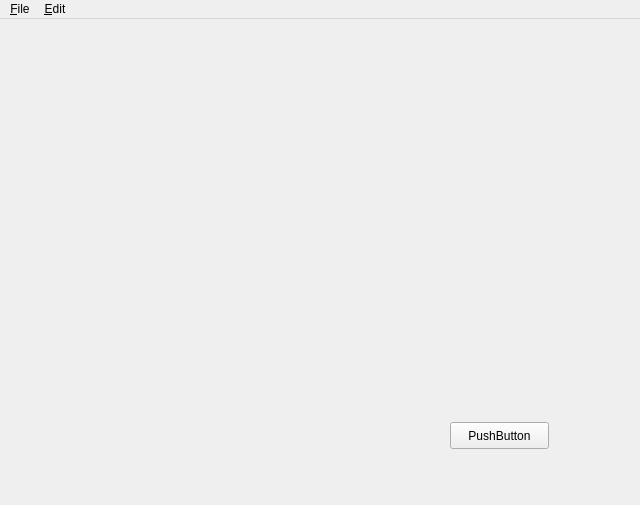
<?xml version="1.0" encoding="UTF-8"?>
<ui version="4.0">
 <class>MainWindow</class>
 <widget class="QMainWindow" name="MainWindow">
  <property name="geometry">
   <rect>
    <x>0</x>
    <y>0</y>
    <width>640</width>
    <height>505</height>
   </rect>
  </property>
  <property name="sizePolicy">
   <sizepolicy hsizetype="Fixed" vsizetype="Fixed">
    <horstretch>0</horstretch>
    <verstretch>0</verstretch>
   </sizepolicy>
  </property>
  <property name="windowTitle">
   <string>MainWindow</string>
  </property>
  <widget class="QWidget" name="centralWidget">
   <layout class="QVBoxLayout" name="verticalLayout">
    <property name="leftMargin">
     <number>0</number>
    </property>
    <property name="topMargin">
     <number>0</number>
    </property>
    <property name="rightMargin">
     <number>0</number>
    </property>
    <property name="bottomMargin">
     <number>0</number>
    </property>
    <item>
     <widget class="ImageWidget" name="widget" native="true">
      <property name="sizePolicy">
       <sizepolicy hsizetype="Fixed" vsizetype="Fixed">
        <horstretch>0</horstretch>
        <verstretch>0</verstretch>
       </sizepolicy>
      </property>
      <property name="minimumSize">
       <size>
        <width>640</width>
        <height>480</height>
       </size>
      </property>
      <property name="maximumSize">
       <size>
        <width>640</width>
        <height>480</height>
       </size>
      </property>
      <widget class="QPushButton" name="pushButton">
       <property name="geometry">
        <rect>
         <x>450</x>
         <y>400</y>
         <width>99</width>
         <height>27</height>
        </rect>
       </property>
       <property name="text">
        <string>PushButton</string>
       </property>
      </widget>
     </widget>
    </item>
   </layout>
  </widget>
  <widget class="QMenuBar" name="menuBar">
   <property name="geometry">
    <rect>
     <x>0</x>
     <y>0</y>
     <width>640</width>
     <height>25</height>
    </rect>
   </property>
   <widget class="QMenu" name="menu_File">
    <property name="title">
     <string>&amp;File</string>
    </property>
    <addaction name="action_file_save_as"/>
   </widget>
   <widget class="QMenu" name="menu_Edit">
    <property name="title">
     <string>&amp;Edit</string>
    </property>
    <addaction name="action_edit_copy"/>
   </widget>
   <addaction name="menu_File"/>
   <addaction name="menu_Edit"/>
  </widget>
  <action name="action_file_save_as">
   <property name="text">
    <string>Save &amp;as...</string>
   </property>
  </action>
  <action name="action_edit_copy">
   <property name="text">
    <string>&amp;Copy</string>
   </property>
   <property name="shortcut">
    <string>Ctrl+C</string>
   </property>
  </action>
 </widget>
 <layoutdefault spacing="6" margin="11"/>
 <customwidgets>
  <customwidget>
   <class>ImageWidget</class>
   <extends>QWidget</extends>
   <header>ImageWidget.h</header>
   <container>1</container>
  </customwidget>
 </customwidgets>
 <resources/>
 <connections/>
</ui>
